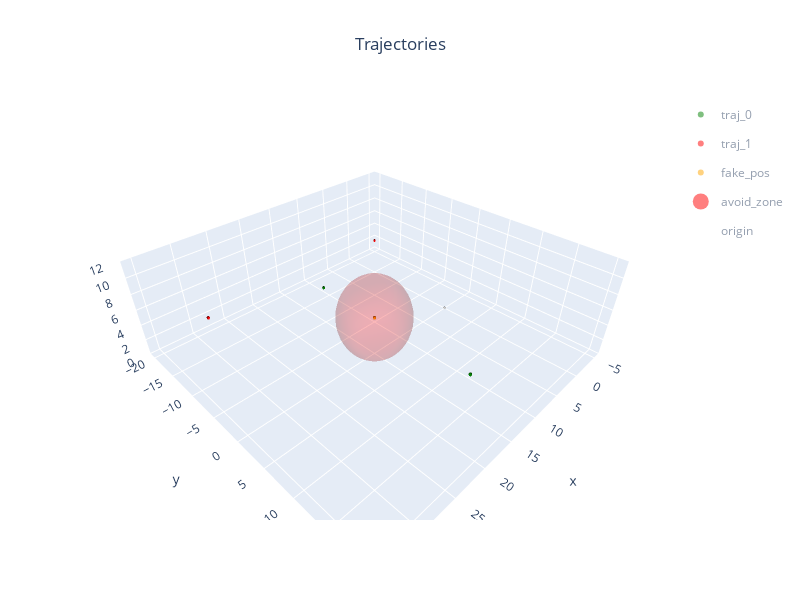

Notebook code cell kept with this figure:
### Markdown cell above
## Gazebo

### Code cell
gaz_config = ConfigGazebo(origin = enu_origin,
                          world_path="simulator/gazebo/worlds/small_city_demo.world")

for path,home,c in zip(base_paths,base_homes,colors):
    gaz_config.add(base_path=path,base_home=home,color=c)


fake_marker = GazWP(name="fake_pos",
                group="fake_pos",
                pos=fake_pos,
                color=Color.ORANGE)

avoid_zone = GazWP(name="avoid_zone",
                group="avoid_zone",
                pos=fake_pos,
                color=Color.RED,
                radius=safety_radius,
                alpha=0.85)

origin = GazWP(name="origin",
                group="origin",
                pos=enu_origin.to_abs(enu_origin).unpose(),
                color=Color.WHITE)
gaz= Gazebo(gaz_config,gra_origin)
for mark in [fake_marker,avoid_zone,origin]: #
    gaz.markers.append(mark)

gaz.show()

### Figure 1 — Plotly figure (JSON) as saved in the notebook; plotly's stock layout.template omitted (floating-point values rounded to 4 significant figures; data arrays with more than 128 entries replaced by an {"elided": "..."} marker saying what was removed)
{"data": [{"color": "green", "flatshading": false, "i": {"elided": "468 int values"}, "j": {"elided": "468 int values"}, "k": {"elided": "468 int values"}, "legendgroup": "traj_0", "lighting": {"ambient": 0.35, "diffuse": 0.8, "roughness": 0.9, "specular": 0.2}, "lightposition": {"x": 200, "y": 200, "z": 100}, "name": "traj_0", "opacity": 0.95, "showlegend": false, "type": "mesh3d", "x": {"elided": "252 float values"}, "y": {"elided": "252 float values"}, "z": {"elided": "252 float values"}}, {"color": "green", "flatshading": false, "i": {"elided": "468 int values"}, "j": {"elided": "468 int values"}, "k": {"elided": "468 int values"}, "legendgroup": "traj_0", "lighting": {"ambient": 0.35, "diffuse": 0.8, "roughness": 0.9, "specular": 0.2}, "lightposition": {"x": 200, "y": 200, "z": 100}, "name": "traj_0", "opacity": 0.95, "showlegend": false, "type": "mesh3d", "x": {"elided": "252 float values"}, "y": {"elided": "252 float values"}, "z": {"elided": "252 float values"}}, {"color": "red", "flatshading": false, "i": {"elided": "468 int values"}, "j": {"elided": "468 int values"}, "k": {"elided": "468 int values"}, "legendgroup": "traj_1", "lighting": {"ambient": 0.35, "diffuse": 0.8, "roughness": 0.9, "specular": 0.2}, "lightposition": {"x": 200, "y": 200, "z": 100}, "name": "traj_1", "opacity": 0.95, "showlegend": false, "type": "mesh3d", "x": {"elided": "252 float values"}, "y": {"elided": "252 float values"}, "z": {"elided": "252 float values"}}, {"color": "red", "flatshading": false, "i": {"elided": "468 int values"}, "j": {"elided": "468 int values"}, "k": {"elided": "468 int values"}, "legendgroup": "traj_1", "lighting": {"ambient": 0.35, "diffuse": 0.8, "roughness": 0.9, "specular": 0.2}, "lightposition": {"x": 200, "y": 200, "z": 100}, "name": "traj_1", "opacity": 0.95, "showlegend": false, "type": "mesh3d", "x": {"elided": "252 float values"}, "y": {"elided": "252 float values"}, "z": {"elided": "252 float values"}}, {"color": "orange", "flatshading": false, "i": {"elided": "468 int values"}, "j": {"elided": "468 int values"}, "k": {"elided": "468 int values"}, "legendgroup": "fake_pos", "lighting": {"ambient": 0.35, "diffuse": 0.8, "roughness": 0.9, "specular": 0.2}, "lightposition": {"x": 200, "y": 200, "z": 100}, "name": "fake_pos", "opacity": 0.95, "showlegend": false, "type": "mesh3d", "x": {"elided": "252 float values"}, "y": {"elided": "252 float values"}, "z": {"elided": "252 float values"}}, {"color": "red", "flatshading": false, "i": {"elided": "1344 int values"}, "j": {"elided": "1344 int values"}, "k": {"elided": "1344 int values"}, "legendgroup": "avoid_zone", "lighting": {"ambient": 0.35, "diffuse": 0.8, "roughness": 0.9, "specular": 0.2}, "lightposition": {"x": 200, "y": 200, "z": 100}, "name": "avoid_zone", "opacity": 0.15, "showlegend": false, "type": "mesh3d", "x": {"elided": "704 float values"}, "y": {"elided": "704 float values"}, "z": {"elided": "704 float values"}}, {"color": "white", "flatshading": false, "i": {"elided": "468 int values"}, "j": {"elided": "468 int values"}, "k": {"elided": "468 int values"}, "legendgroup": "origin", "lighting": {"ambient": 0.35, "diffuse": 0.8, "roughness": 0.9, "specular": 0.2}, "lightposition": {"x": 200, "y": 200, "z": 100}, "name": "origin", "opacity": 0.95, "showlegend": false, "type": "mesh3d", "x": {"elided": "252 float values"}, "y": {"elided": "252 float values"}, "z": {"elided": "252 float values"}}, {"hoverinfo": "skip", "legendgroup": "traj_0", "marker": {"color": "green", "opacity": 1, "size": 6, "symbol": "circle"}, "mode": "markers", "name": "traj_0", "showlegend": true, "type": "scatter3d", "visible": "legendonly", "x": [0], "y": [0], "z": [0]}, {"hoverinfo": "skip", "legendgroup": "traj_1", "marker": {"color": "red", "opacity": 1, "size": 6, "symbol": "circle"}, "mode": "markers", "name": "traj_1", "showlegend": true, "type": "scatter3d", "visible": "legendonly", "x": [0], "y": [0], "z": [0]}, {"hoverinfo": "skip", "legendgroup": "fake_pos", "marker": {"color": "orange", "opacity": 1, "size": 6, "symbol": "circle"}, "mode": "markers", "name": "fake_pos", "showlegend": true, "type": "scatter3d", "visible": "legendonly", "x": [0], "y": [0], "z": [0]}, {"hoverinfo": "skip", "legendgroup": "avoid_zone", "marker": {"color": "red", "opacity": 1, "size": 18, "symbol": "circle"}, "mode": "markers", "name": "avoid_zone", "showlegend": true, "type": "scatter3d", "visible": "legendonly", "x": [0], "y": [0], "z": [0]}, {"hoverinfo": "skip", "legendgroup": "origin", "marker": {"color": "white", "opacity": 1, "size": 6, "symbol": "circle"}, "mode": "markers", "name": "origin", "showlegend": true, "type": "scatter3d", "visible": "legendonly", "x": [0], "y": [0], "z": [0]}], "layout": {"height": 600, "legend": {"groupclick": "togglegroup"}, "scene": {"aspectmode": "data", "xaxis": {"range": [-6.28, 36.28], "title": {"text": "x"}}, "yaxis": {"range": [-21.28, 21.28], "title": {"text": "y"}}, "zaxis": {"range": [0, 12.04], "title": {"text": "z"}}}, "showlegend": true, "title": {"text": "Trajectories", "x": 0.5, "xanchor": "center"}, "width": 800}}
